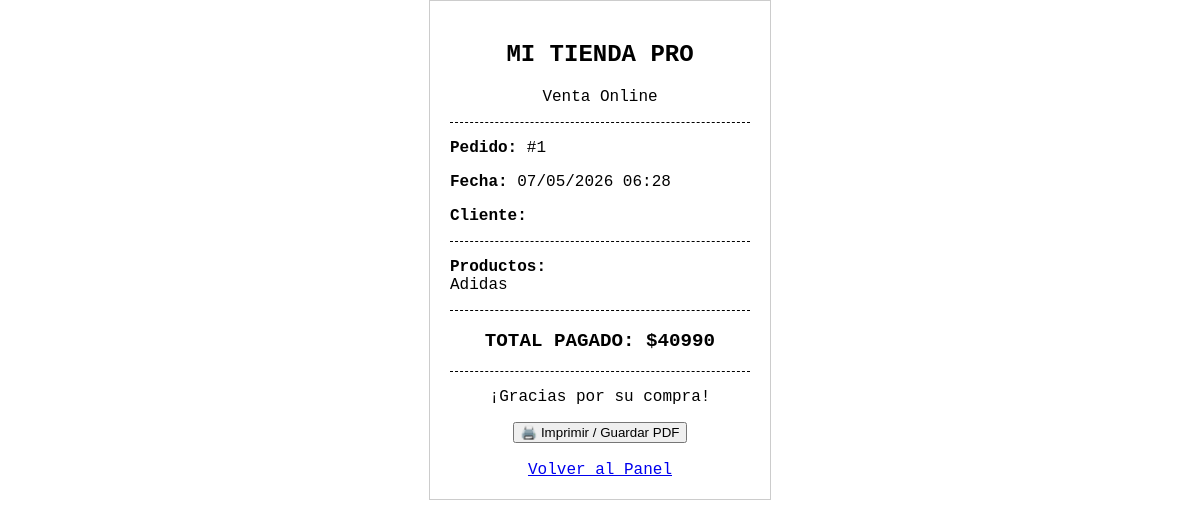
Page /imprimir_boleta/1 on the committed database.
### app.py (models this page shows)
class Pedido(db.Model):
    id = db.Column(db.Integer, primary_key=True)
    productos_nombres = db.Column(db.String(500))
    total_pagado = db.Column(db.Integer)
    fecha = db.Column(db.DateTime, default=db.func.now())

### app.py (the view)
@app.route('/imprimir_boleta/<int:id>')
def imprimir_boleta(id):
    pedido = Pedido.query.get_or_404(id)
    return render_template('boleta.html', pedido=pedido)

### templates/boleta.html (shortened to what this page needs)
<!DOCTYPE html>
<html>
<head>
</head>
<body>
    <div class="text-center">
        <h2>MI TIENDA PRO</h2>
        <p>Venta Online</p>
    </div>
    <div class="divider"></div>
    <p><strong>Pedido:</strong> #{{ pedido.id }}</p>
    <p><strong>Fecha:</strong> {{ pedido.fecha.strftime('%d/%m/%Y %H:%M') }}</p>
    <p><strong>Cliente:</strong> {{ pedido.nombre_cliente }}</p>
    <div class="divider"></div>
    <p><strong>Productos:</strong><br>{{ pedido.productos_nombres }}</p>
    <div class="divider"></div>
    <p class="total text-center">TOTAL PAGADO: ${{ pedido.total_pagado }}</p>
    <div class="divider"></div>
    <p class="text-center">¡Gracias por su compra!</p>
    <div class="no-print text-center">
        <button onclick="window.print()">🖨️ Imprimir / Guardar PDF</button>
        <br><br>
        <a href="/admin">Volver al Panel</a>
    </div>
</body>
</html>

### templates/boleta.html (style rules this page uses)
body { font-family: 'Courier New', Courier, monospace; width: 300px; margin: auto; border: 1px solid #ccc; padding: 20px; }
.text-center { text-align: center; }
.divider { border-top: 1px dashed #000; margin: 10px 0; }
.total { font-weight: bold; font-size: 1.2em; }

### rows in the picture
Pedido: id "1", fecha "07/05/2026 06:28", productos_nombres "Adidas", total_pagado "40990"
